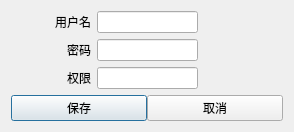
<?xml version="1.0" encoding="UTF-8"?>
<ui version="4.0">
 <class>Dlg_AddUser</class>
 <widget class="QDialog" name="Dlg_AddUser">
  <property name="geometry">
   <rect>
    <x>0</x>
    <y>0</y>
    <width>294</width>
    <height>121</height>
   </rect>
  </property>
  <property name="windowTitle">
   <string>Dialog</string>
  </property>
  <layout class="QGridLayout" name="gridLayout_2">
   <item row="0" column="0">
    <widget class="QLabel" name="label">
     <property name="minimumSize">
      <size>
       <width>80</width>
       <height>0</height>
      </size>
     </property>
     <property name="text">
      <string>用户名</string>
     </property>
     <property name="alignment">
      <set>Qt::AlignmentFlag::AlignRight|Qt::AlignmentFlag::AlignTrailing|Qt::AlignmentFlag::AlignVCenter</set>
     </property>
    </widget>
   </item>
   <item row="3" column="0" colspan="3">
    <widget class="QWidget" name="widget" native="true">
     <layout class="QGridLayout" name="gridLayout">
      <property name="leftMargin">
       <number>0</number>
      </property>
      <property name="topMargin">
       <number>0</number>
      </property>
      <property name="rightMargin">
       <number>0</number>
      </property>
      <property name="bottomMargin">
       <number>0</number>
      </property>
      <property name="spacing">
       <number>0</number>
      </property>
      <item row="0" column="0">
       <widget class="QPushButton" name="btn_save">
        <property name="text">
         <string>保存</string>
        </property>
       </widget>
      </item>
      <item row="0" column="1">
       <widget class="QPushButton" name="btn_cancel">
        <property name="text">
         <string>取消</string>
        </property>
       </widget>
      </item>
     </layout>
    </widget>
   </item>
   <item row="1" column="0">
    <widget class="QLabel" name="label_3">
     <property name="minimumSize">
      <size>
       <width>80</width>
       <height>0</height>
      </size>
     </property>
     <property name="text">
      <string>密码</string>
     </property>
     <property name="alignment">
      <set>Qt::AlignmentFlag::AlignRight|Qt::AlignmentFlag::AlignTrailing|Qt::AlignmentFlag::AlignVCenter</set>
     </property>
    </widget>
   </item>
   <item row="1" column="1">
    <widget class="QLineEdit" name="le_password"/>
   </item>
   <item row="2" column="0">
    <widget class="QLabel" name="label_6">
     <property name="minimumSize">
      <size>
       <width>80</width>
       <height>0</height>
      </size>
     </property>
     <property name="text">
      <string>权限</string>
     </property>
     <property name="alignment">
      <set>Qt::AlignmentFlag::AlignRight|Qt::AlignmentFlag::AlignTrailing|Qt::AlignmentFlag::AlignVCenter</set>
     </property>
    </widget>
   </item>
   <item row="0" column="1">
    <widget class="QLineEdit" name="le_username"/>
   </item>
   <item row="2" column="2">
    <spacer name="horizontalSpacer">
     <property name="orientation">
      <enum>Qt::Orientation::Horizontal</enum>
     </property>
     <property name="sizeHint" stdset="0">
      <size>
       <width>86</width>
       <height>20</height>
      </size>
     </property>
    </spacer>
   </item>
   <item row="2" column="1">
    <widget class="QLineEdit" name="le_auth"/>
   </item>
  </layout>
 </widget>
 <resources/>
 <connections/>
</ui>
